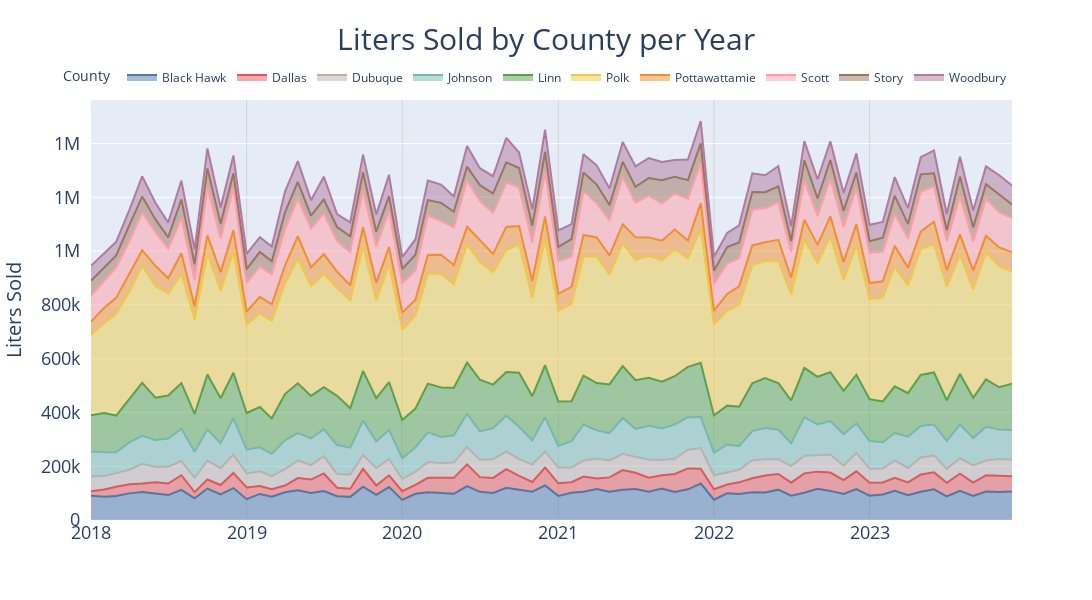

Write notebook code for a chart like this one.
### Code cell
# Create the stacked area chart
fig = px.area(
    month_df_long,
    x='month_year', 
    y='liters_sold',
    color='county',
    color_discrete_map=county_colors,  # Custom colors
    title='Liters Sold by County',
    labels={'index': 'Month Year', 'county': 'County ', 'month_year': 'Month Year ', 'liters_sold':'Liters Sold '},
    width = 1100, 
    height = 600
)

# Update layout
fig.update_layout(
    
        xaxis=dict(
        title=None,
        tickfont=dict(size=18),
        showgrid = True,
        gridcolor = 'LightGrey'
    ), 
    yaxis=dict(
        title="Liters Sold",
        title_font = dict(size = 20),
        tickfont=dict(size=18),
        ticksuffix = '  ',
        tickformat=".0s" # No decimal places, use SI notation
    ),

    legend=dict(
        orientation="h",
        yanchor="bottom",
        y=1.02,
        xanchor="right",
        x=1
    ),
        title=dict(
        text = "Liters Sold by County per Year",  
        font = dict(size = 30),
        x = .5,
        xanchor = 'center'),   
)
fig.show()
